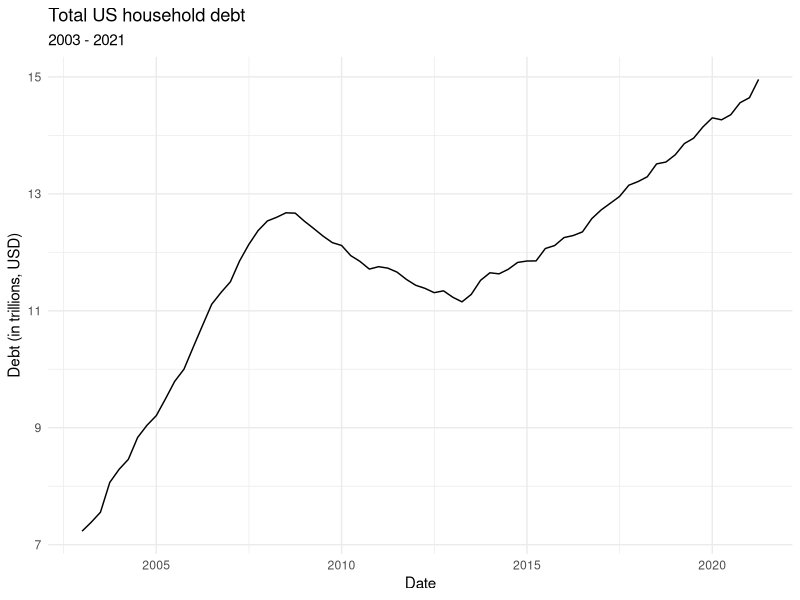
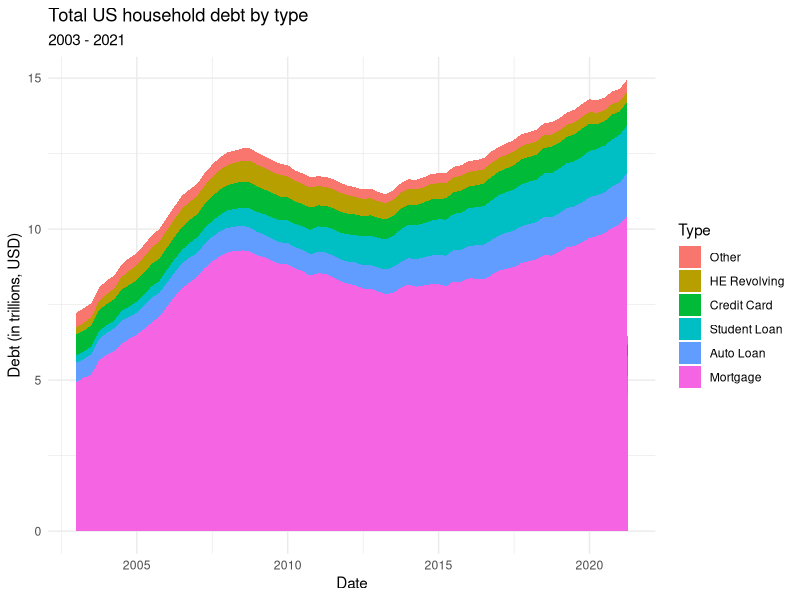

The R source for these figures, in order:
## ---- chunk 1
#| label: setup
#| warning: false
#| message: false

library(tidyverse)
library(ggplot2)
library(readxl)

knitr::opts_chunk$set(echo = TRUE, warning=FALSE, message=FALSE)
## ---- chunk 2
  #Read in data
  debt <- read_excel("_data/debt_in_trillions.xlsx")
  debt
## ---- chunk 3
# use parse_date_time to parse out dates from years and quarters
debt <- debt %>%
  mutate(Date=parse_date_time(`Year and Quarter`,
                              orders="yq"))
# remove `Year and Quarter` column
debt <- debt %>%
  select(-one_of("Year and Quarter")) %>%
  # move Date to front
  select(Date, everything())
# view data
debt
## ---- chunk 4
debt_longer<- debt %>%
  pivot_longer(cols=c(`Mortgage`,`HE Revolving`,`Auto Loan`,`Credit Card`,`Student Loan`,`Other`), names_to = "Type", values_to = "Amount")
debt_longer<-debt_longer %>%
  select(Date,Type,Amount)
debt_longer
## ---- chunk 5
ggplot(debt, aes(x=Date,y=Total)) +
  geom_line() +
  labs(title = "Total US household debt", subtitle="2003 - 2021", x = "Date", y = "Debt (in trillions, USD)") +
  theme_minimal()
## ---- chunk 6
# order types of debt with factor()
debt_longer$Type <- factor(debt_longer$Type, levels=c("Other","HE Revolving","Credit Card","Student Loan","Auto Loan","Mortgage"))
# create stacked area plot
ggplot(debt_longer, aes(x=Date,y=Amount,fill=Type)) +
  geom_area() +
  labs(title = "Total US household debt by type", subtitle="2003 - 2021", x = "Date", y = "Debt (in trillions, USD)") +
  theme_minimal()
